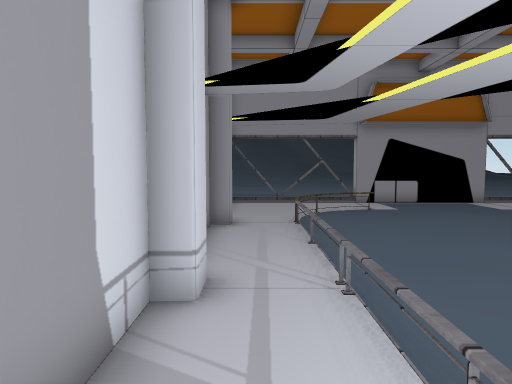
[1] (above)

17 first-person views from a walk through a 3-D level made in the Unity game engine. The camera is 1.4 m above the floor, tilts 4° down and sees 70° across. The floor is counted in squares, 1 m on a side. Each view is taken from the middle of a square. On the plan, view 1 faces up. The plan holds only what a view shows up to about 16 squares ahead; the rest is blank. The place goes on beyond the plan. The player character is not drawn. Some surface patterns are stand-ins.

[2]
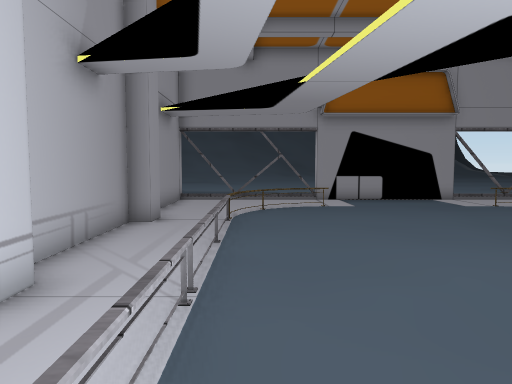

[3]
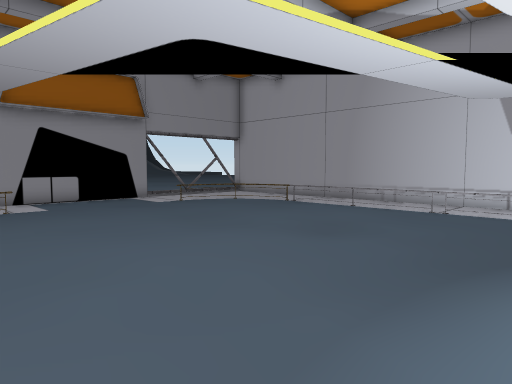

[4]
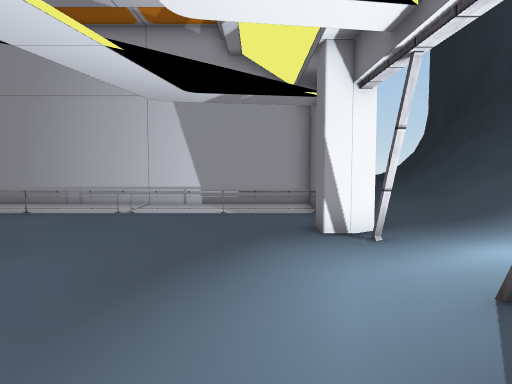

[5]
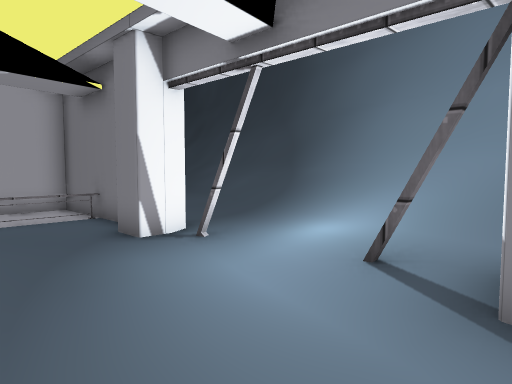

[6]
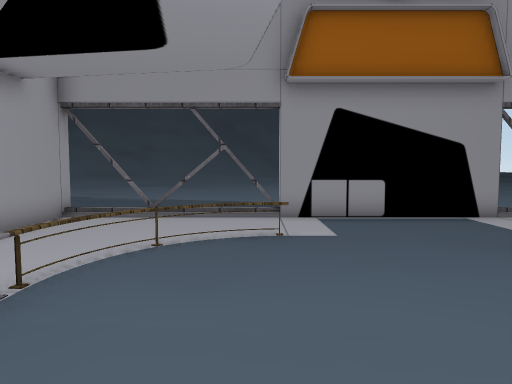

[7]
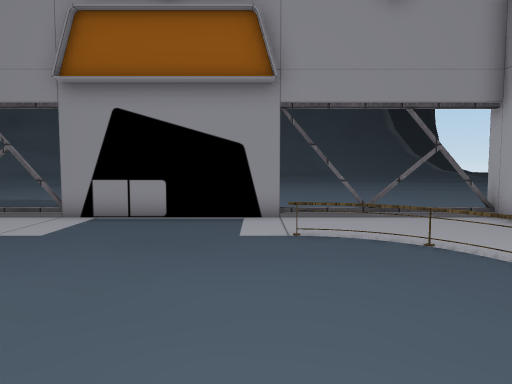

[8]
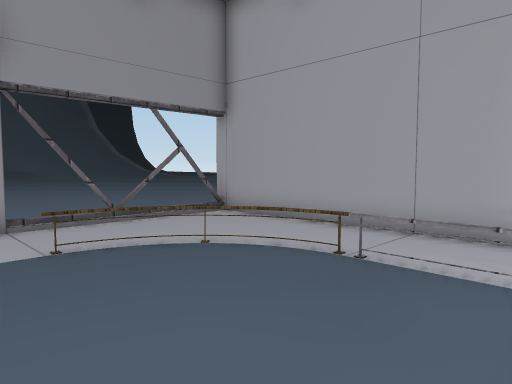

[9]
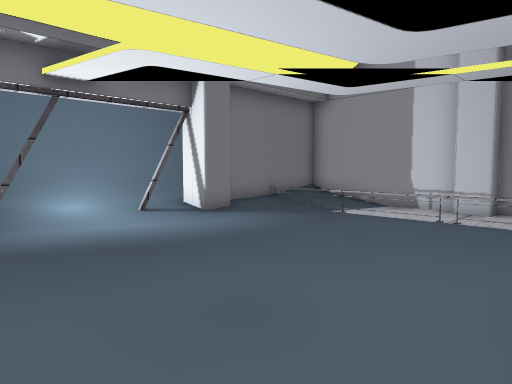

[10]
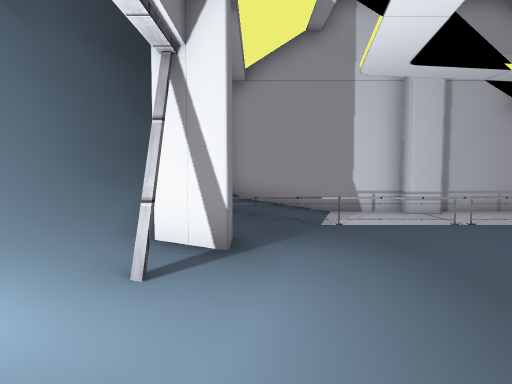

[11]
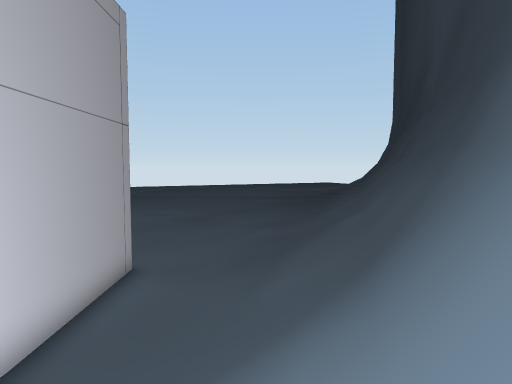

[12]
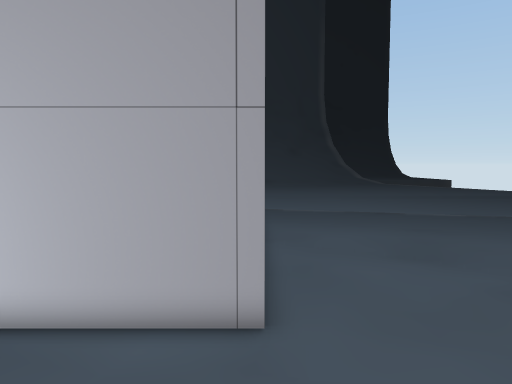

[13]
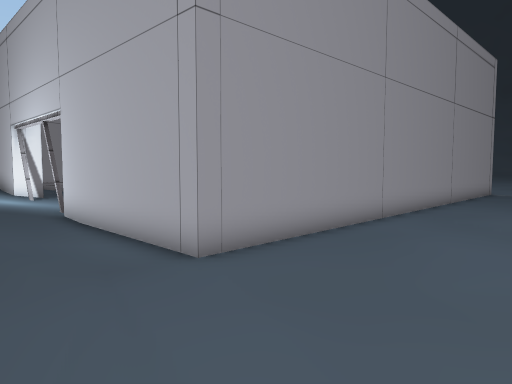

[14]
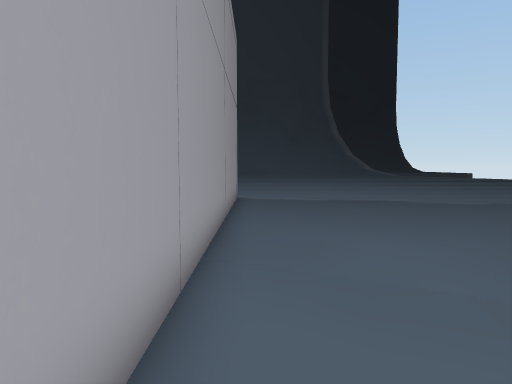

[15]
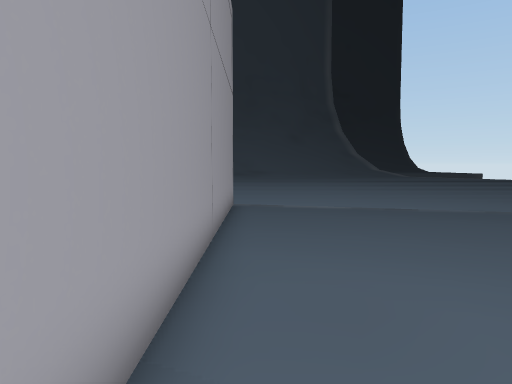

[16]
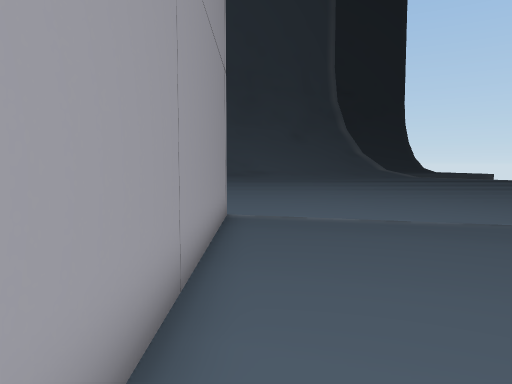

[17]
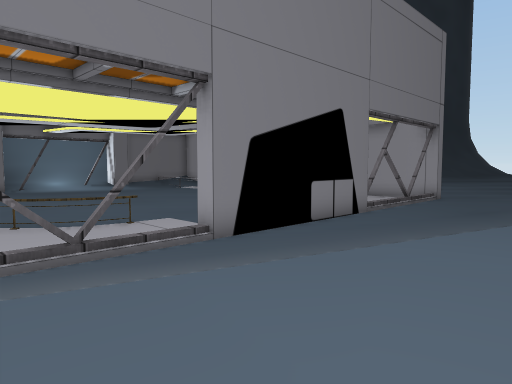

### Floor plan
Key: @ floor where view 1 was taken; # wall or solid block; x gap in a wall; . main floor; : floor 0.25 m higher than the main floor; / step, stairs or slope; = window, fence, low wall or low ledge; F fence; P pillar; O other object.
Columns run from 4 left of view 1 to 22 right of it. Each row starts with its distance up from view 1.
 23  ........       ...........
 22  ........  ................
 21  ..........................
 20  ..........................
 19  ..................  ......
 18   .................  ......
 17   OO#..x.######.#..x#O.....
 16    #.................#.....
 15    #.................#.....
 14    #...FFF.....FFF...#.....
 13     ..F..........F...#.....
 12     .#............F..#.....
 11    P.#............=..#.....
 10    #.=............=..#.....
  9    #.=............=..#.....
  8    #.=............=..#.....
  7    #.=............=..#.....
  6    #.=............=..#.....
  5    P.=............=..#.....
  4    #.=............=..#.....
  3    #.=............=..#.....
  2    #.=............=..#.....
  1    #/ ............=..#.....
  0    #@/:...........=..#.....
 -1    #####PP//.#/P#####O.....
 -2       ///////:/............
 -3   /////////////////........
 -4 #=////////////////////.....
 -5 #####=////////////////////.
 -6     ####=//////////////////
 -7        #####=//////////////
 -8           #####=///////////
 -9               #####=///////
-10                   ####=////
-11                      #####/
-12                          ##

Positions as (right, up) in squares from view 1, and headings:
1: (0, 0), facing up
2: (2, 1), facing up
3: (2, 1), facing up-right
4: (3, 1), facing right
5: (4, 3), facing down-right
6: (4, 7), facing up
7: (10, 7), facing up
8: (9, 8), facing up-right
9: (11, 8), facing down-left
10: (10, 0), facing left
11: (7, -5), facing right
12: (17, -8), facing up
13: (22, -5), facing up-left
14: (18, 1), facing up
15: (18, 4), facing up
16: (18, 7), facing up
17: (15, 23), facing down-left
